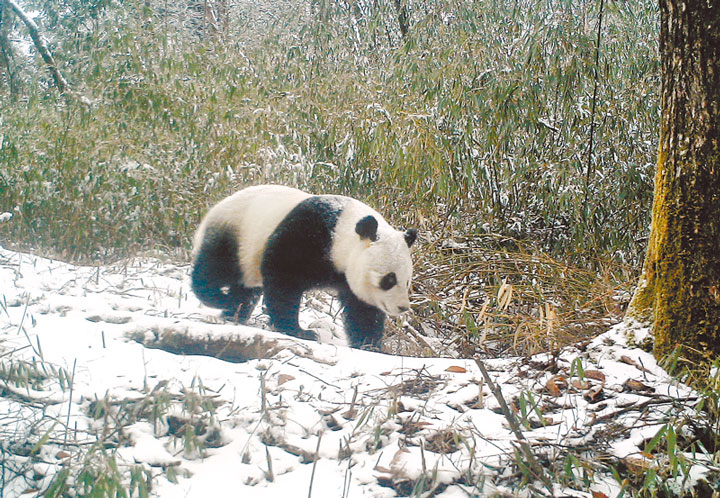
#> input picture _4.python/PIL/new2/panda.jpg, 720 x 498 px
$ python ImageFilter1.py
#> lines starting #> are read from the running program, lines starting #| are printed output that depends on the picture
from PIL import Image,ImageFilter

img = Image.open("panda.jpg")
#> img is the input picture: PIL image 720x498 RGB; mean R, G, B 156.6, 155.5, 140.9

imgFilter=img.filter(ImageFilter.BLUR)   #模擬
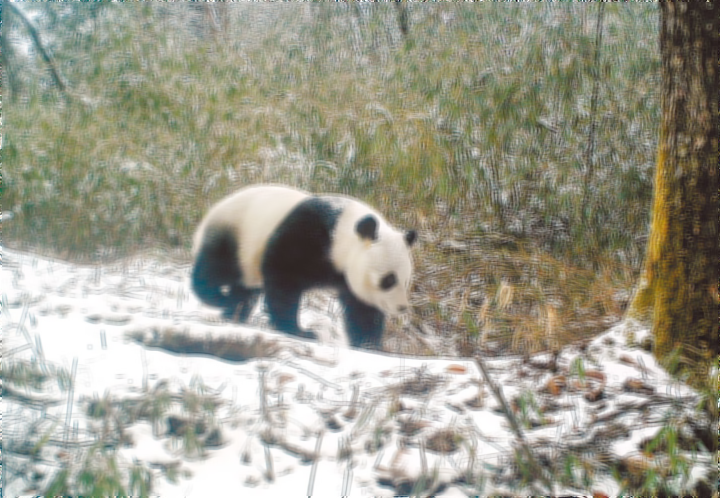
#> imgFilter: PIL image 720x498 RGB; mean R, G, B 156.7, 155.5, 141
imgFilter.save("BLUR.jpg")
imgFilter=img.filter(ImageFilter.CONTOUR)#輪廓
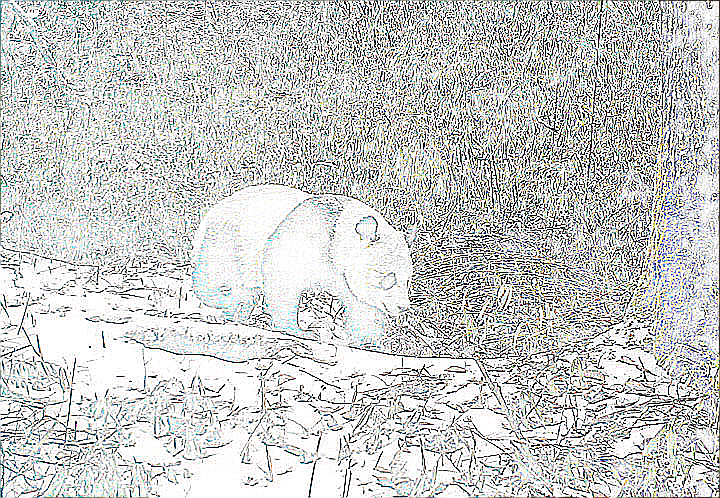
#> imgFilter: PIL image 720x498 RGB; mean R, G, B 199.4, 200.5, 199.4
imgFilter.save("CONTOUR.jpg")
img.filter(ImageFilter.EMBOSS).save("EMBOSS.jpg")  #浮雕
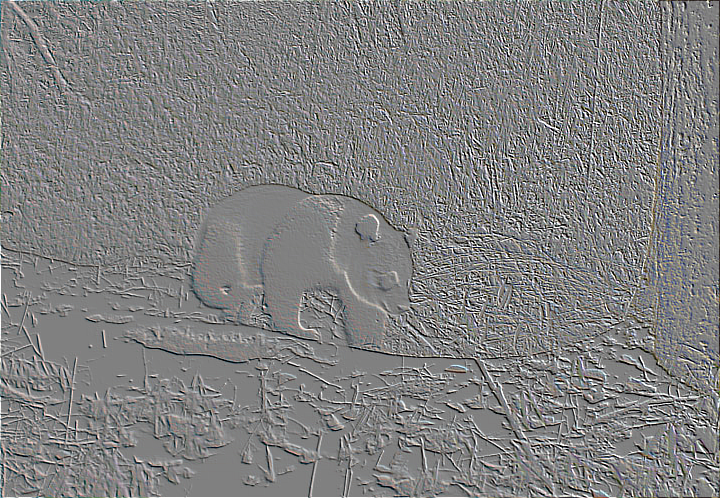
#> saved as EMBOSS.jpg: PIL image 720x498 RGB; mean R, G, B 127.9, 127.9, 127.9
img.filter(ImageFilter.SHARPEN).save("SHARPEN.jpg")#銳化

$ run again, with _4.python/PIL/new2/img01.jpg copied over _4.python/PIL/new2/panda.jpg
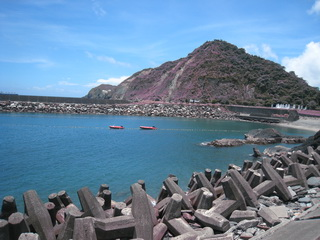
#> input picture _4.python/PIL/new2/img01.jpg, 320 x 240 px
#> img is the input picture: PIL image 320x240 RGB; mean R, G, B 102, 130.8, 156.6
#> `img.filter(ImageFilter.EMBOSS).save("EMBOSS.jpg")`:
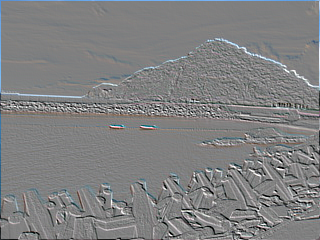
#> saved as EMBOSS.jpg: PIL image 320x240 RGB; mean R, G, B 127.8, 128.4, 129.1
#> `img.filter(ImageFilter.SHARPEN).save("SHARPEN.jpg")#銳化`:
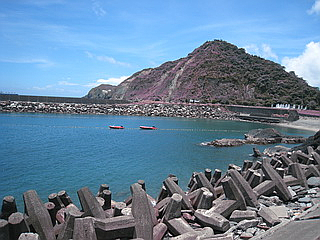
#> saved as SHARPEN.jpg: PIL image 320x240 RGB; mean R, G, B 102.1, 130.9, 156.6
